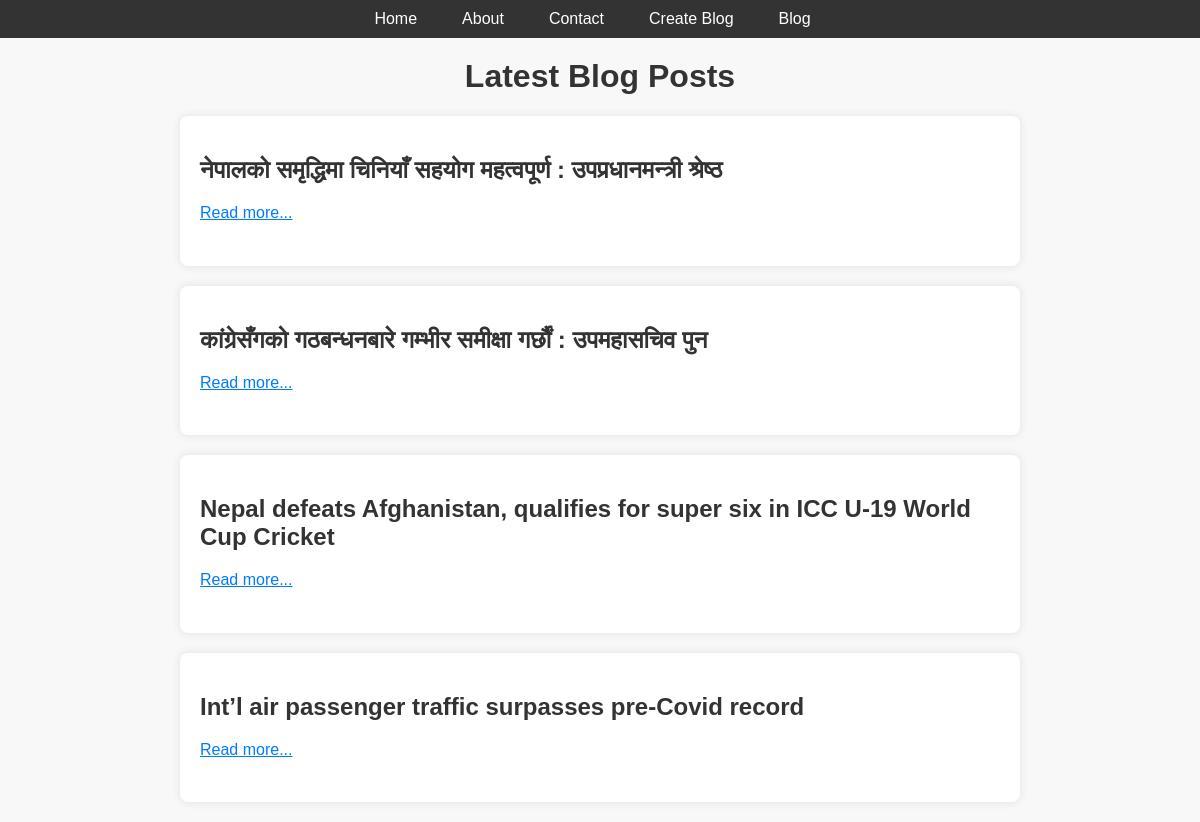
The page /myblog/blog/ on the database its author committed.
### blog/models.py (models this page shows)
class Blog(models.Model):
    title = models.CharField(max_length=200,default='title')
    author = models.CharField(max_length=100,default='author')
    description = models.CharField(max_length=2000,default='description')

### blog/views.py (the view)
# urls.py: path('blog/',views.blog,name='blog'),
def blog(request):
    data = Blog.objects.all()
    return render(request, 'blog/blog.html', {'data': data})

### blog/templates/blog/blog.html (shortened to what this page needs)
{% load static %}
<!DOCTYPE html>
<html lang="en">
<head>
    <link rel="stylesheet" href="{% static 'blog.css' %}">
</head>
<body>
    <nav>
        <ul>
            <li><a href="{% url "home" %}">Home</a></li>
            <li><a href="{% url "about" %}">About</a></li>
            <li><a href="{% url "contact" %}">Contact</a></li>
            <li><a href="{% url "createblog" %}">Create Blog</a></li>
            <li><a href="{% url "blog" %}">Blog</a></li>
        </ul>
    </nav>
    <h1>Latest Blog Posts</h1>
    {% if data%}
    {%for item in data%}
    <div class="blog-post">
        <h2>{{item.title}}</h2>
        <p>
            <a href="{% url 'description' item.id  %}">Read more...</a>
        </p>
    </div>
    {%endfor%}
    {% else %}
    <h1>blog Not Found</h1>
    {%endif%}
</body>
</html>

### blog/static/blog.css (style rules this page uses)
body { font-family: 'Arial', sans-serif; margin: 0; padding: 0; background-color: #f8f8f8; color: #333; }
nav { background-color: #333; color: white; padding: 10px; text-align: center; }
nav ul { list-style: none; margin: 0; padding: 0; display: flex; justify-content: center; }
nav ul li { display: inline; margin-right: 15px; }
nav ul li a { text-decoration: none; color: white; padding: 8px 15px; border-radius: 5px; transition: background-color 0.3s; }
h1 { text-align: center; color: #333; margin-top: 20px; animation: fadeInUp 1s ease-in-out; }
.blog-post { max-width: 800px; margin: 20px auto; background-color: #fff; padding: 20px; border-radius: 8px; box-shadow: 0 0 10px rgba(0, 0, 0, 0.1); animation: fadeIn 1s ease-in-out; }
.blog-post h2 { color: #333; margin-bottom: 10px; }
.blog-post p { line-height: 1.6; margin-bottom: 20px; }
.blog-post a { color: #007BFF; text-decoration: underline; }

### rows shown on the page
Blog: title "नेपालको समृद्धिमा चिनियाँ सहयोग महत्वपूर्ण : उपप्रधानमन्त्री श्रेष्ठ"
Blog: title "कांग्रेसँगको गठबन्धनबारे गम्भीर समीक्षा गर्छौं : उपमहासचिव पुन"
Blog: title "Nepal defeats Afghanistan, qualifies for super six in ICC U-19 World Cup Cricket"
Blog: title "Int’l air passenger traffic surpasses pre-Covid record"
